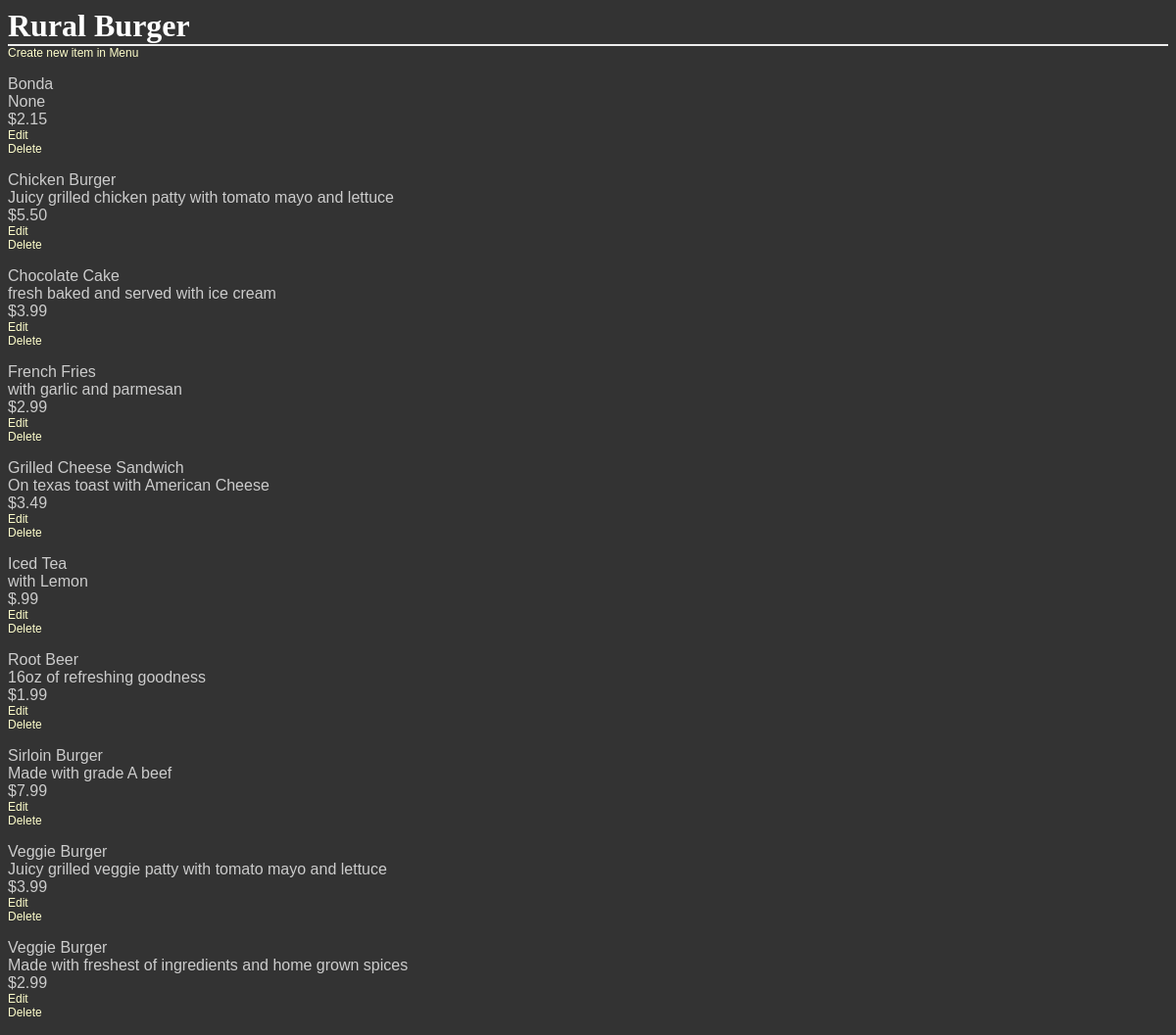
Page /restaurants/2/menu on the committed database.
### database_setup.py (models this page shows)
class Restaurant(Base):
    __tablename__ = 'restaurant'
    id = Column(Integer, primary_key=True)
    name = Column(String(250), nullable=False)

class MenuItem(Base):
    __tablename__ = 'menu_item'
    name =Column(String(80), nullable = False)
    id = Column(Integer, primary_key = True)
    description = Column(String(250))
    price = Column(String(8))
    course = Column(String(250))
    restaurant_id = Column(Integer,ForeignKey('restaurant.id'))
    restaurant = relationship(Restaurant)

### project.py (the view)
@app.route('/')
@app.route('/restaurants/<int:restaurant_id>/menu')
def restaurantMenu(restaurant_id):
	restaurant = session.query(Restaurant).filter_by(id=restaurant_id).one()
	menuItems = session.query(MenuItem).order_by(MenuItem.name).filter_by(restaurant_id=restaurant.id).all()
	return render_template('menu.html',restaurants=restaurant,items=menuItems, restaurant_id=restaurant_id)

### templates/menu.html (shortened to what this page needs)
<html>
<head>
	<link rel=stylesheet type=text/css href="{{ url_for('static', filename='styles.css') }}">
	</head>
<body>
<h1>{{restaurants.name}}</h1>
<a href='{{url_for('newMenuItem', restaurant_id=restaurant_id)}}'>Create new item in Menu</a>
{%for i in items%}
<div>
<p>{{i.name}}<br>
{{i.description}}<br>
{{i.price}}<br>
<a href='{{url_for('editMenuItem',restaurant_id=restaurants.id,menu_id=i.id)}}'>Edit</a><br>
<a href='{{url_for('deleteMenuItem',restaurant_id=restaurants.id,menu_id=i.id)}}'>Delete</a>
</p>
</div>
{%endfor%}
</body>
</html>

### static/styles.css (style rules this page uses)
body { font-family: sans-serif; background-image: url('img3.jpg'); background-color: #333333 }
h1, h2, h3, h4 { color: #FFFFFF; }
h1, h2 { font-family: 'Georgia', serif; margin: 0; }
h1 { border-bottom: 2px solid #eee; }
p, dd, dt { color: #CCCCCC; }
a { text-decoration: none; color:#FFFFCC; font-size: .75em; }

### rows in the picture
Restaurant: name "Rural Burger"
MenuItem: name "Bonda", description "None", price "$2.15"
MenuItem: name "Chicken Burger", description "Juicy grilled chicken patty with tomato mayo and lettuce", price "$5.50"
MenuItem: name "Chocolate Cake", description "fresh baked and served with ice cream", price "$3.99"
MenuItem: name "French Fries", description "with garlic and parmesan", price "$2.99"
MenuItem: name "Grilled Cheese Sandwich", description "On texas toast with American Cheese", price "$3.49"
MenuItem: name "Iced Tea", description "with Lemon", price "$.99"
MenuItem: name "Root Beer", description "16oz of refreshing goodness", price "$1.99"
MenuItem: name "Sirloin Burger", description "Made with grade A beef", price "$7.99"
MenuItem: name "Veggie Burger", description "Juicy grilled veggie patty with tomato mayo and lettuce", price "$3.99"
MenuItem: name "Veggie Burger", description "Made with freshest of ingredients and home grown spices", price "$2.99"
